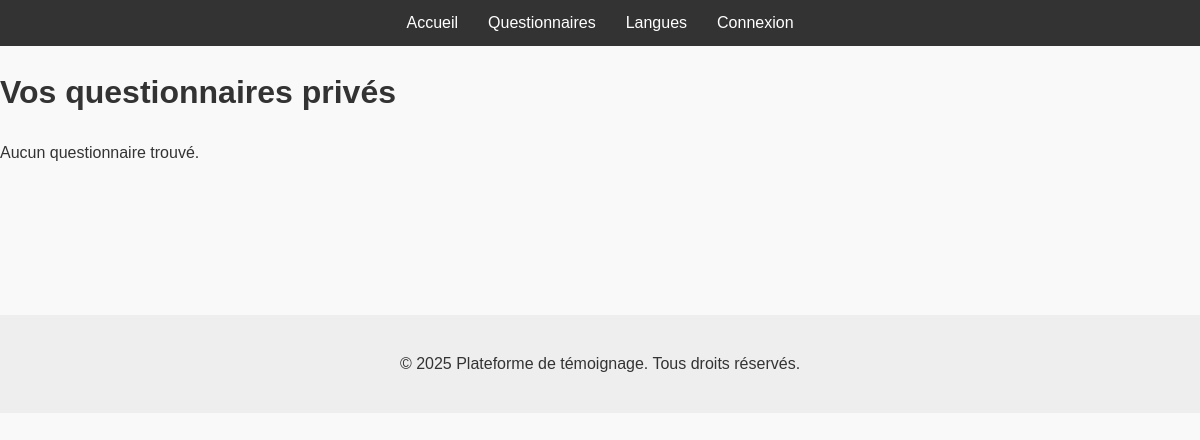
The app's page /questionnaire/questionnaires_prives/ (signed in), older data.
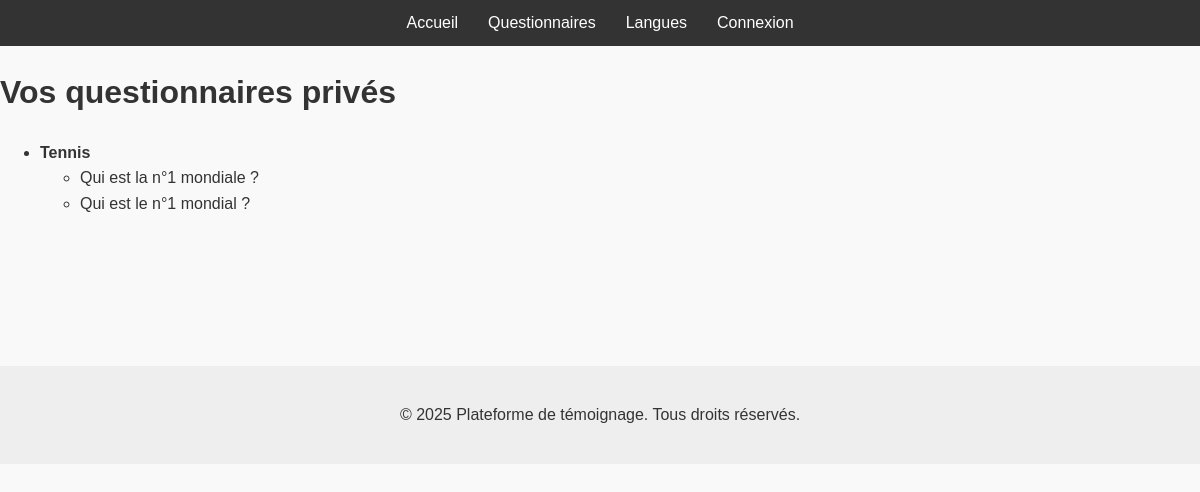
The same page, newer data.
### Temoignages/models.py (models this page shows, shortened)
class Questionnaire(models.Model):
    titre = models.CharField(max_length=255)
    utilisateur = models.ForeignKey(User, null=True, blank=True, on_delete=models.SET_NULL)
    date_creation = models.DateTimeField(auto_now_add=True)

class Question(models.Model):
    questionnaire = models.ForeignKey(Questionnaire, related_name="questions", on_delete=models.CASCADE)
    texte = models.CharField(max_length=500)

### Temoignages/views.py (the view)
# urls.py: path('questionnaire/questionnaires_prives/', views.questionnaires_prives, name='questionnaires_prives'),
def questionnaires_prives(request):
    if request.user.is_authenticated:
        questionnaires = Questionnaire.objects.filter(utilisateur=request.user).prefetch_related('questions')
    else:
        questionnaires = []
    return render(request, 'questionnaires_prives.html', {'questionnaires': questionnaires})

### templates/questionnaires_prives.html (shortened to what this page needs)
{% load static %}
<!DOCTYPE html>
<html lang="fr">
<head>
    <link rel="stylesheet" href="{% static 'css/style.css' %}">
</head>
<body>
    <nav class="navbar">
        <ul>
            <li><a href="{% url 'index' %}">Accueil</a></li>
            <li><a href="{% url 'questionnaires_prives' %}">Questionnaires</a></li>
            <li><a href="#">Langues</a></li>
            <li><a href="{% url 'login' %}">Connexion</a></li>
        </ul>
    </nav>
    <h1>Vos questionnaires privés</h1>
    {% if questionnaires %}
        <ul>
        {% for q in questionnaires %}
            <li>
                <strong>{{ q.titre }}</strong>
                {% if q.questions.all %}
                    <ul>
                    {% for question in q.questions.all %}
                        <li>{{ question.texte }}</li>
                    {% endfor %}
                    </ul>
                {% else %}
                    <p>Aucune question.</p>
                {% endif %}
            </li>
        {% endfor %}
        </ul>
    {% else %}
        <p>Aucun questionnaire trouvé.</p>
    {% endif %}
    <footer class="footer">
        <p>&copy; 2025 Plateforme de témoignage. Tous droits réservés.</p>
    </footer>
</body>
</html>

### Temoignages/static/css/style.css (style rules this page uses)
body { font-family: Arial, sans-serif; margin: 0; padding: 0; line-height: 1.6; background-color: #f9f9f9; color: #333; }
.navbar ul { list-style: none; display: flex; justify-content: center; background-color: #333; margin: 0; padding: 10px 0; }
.navbar li { margin: 0 15px; }
.navbar a { color: white; text-decoration: none; }
.footer { background-color: #eee; text-align: center; padding: 20px; margin-top: 150px; }

Row changes from the older to the newer data that the page shows:
added Questionnaire: titre "Tennis"
added Question: texte "Qui est la n°1 mondiale ?"
added Question: texte "Qui est le n°1 mondial ?"
Text that changed along with them:
text no longer shown: "Aucun questionnaire trouvé."
